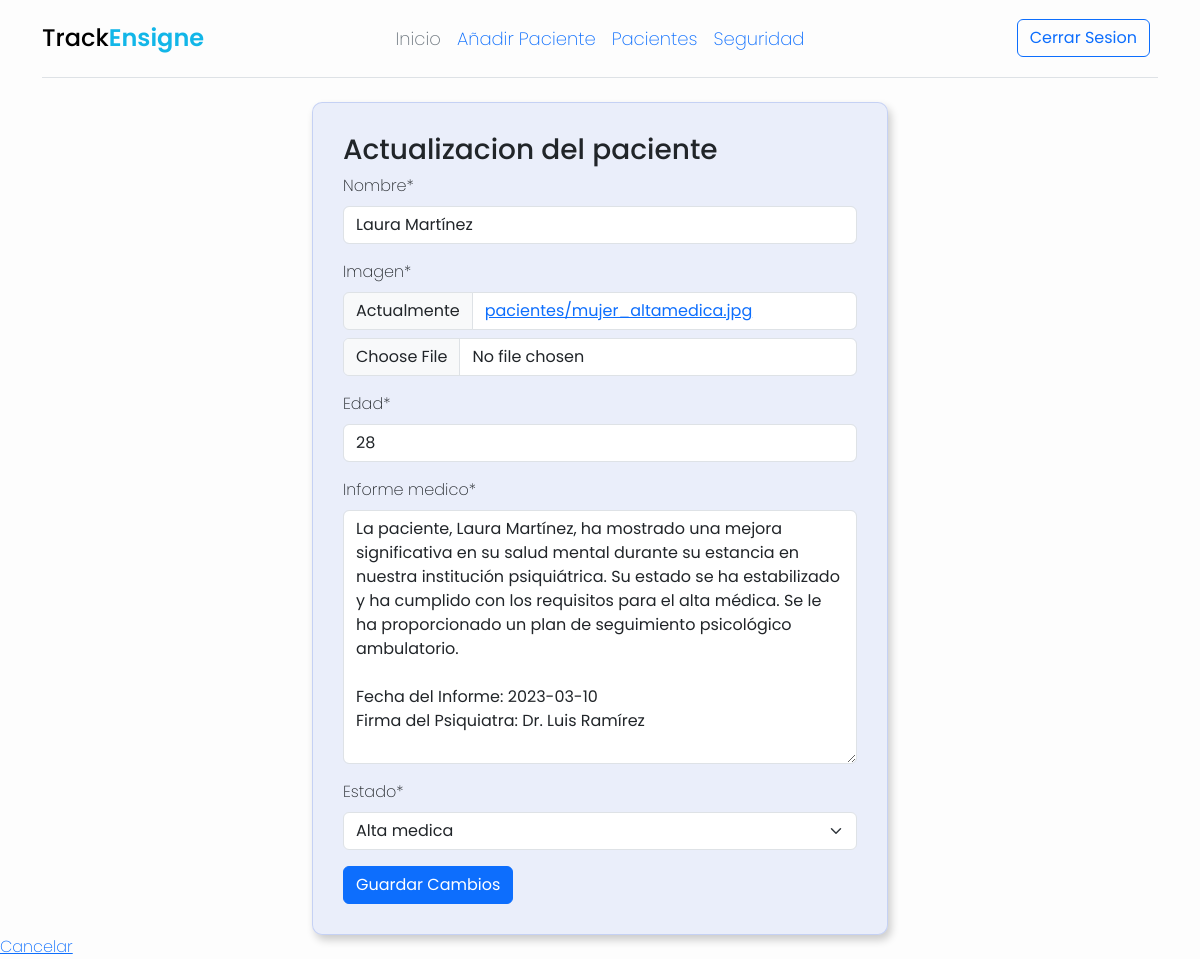
/app/actualizar_paciente/45 (signed in), run on the app's committed database.
### myapp/models.py (models this page shows, shortened)
class Paciente(models.Model):
    estado_choices = (('En observacion', 'En observacion'), ('Atencion especial','Atencion especial'),
                      ('Alta medica', 'Alta medica'))
    nombre = models.CharField(max_length=100)
    imagen = models.ImageField(upload_to='pacientes/')
    edad = models.PositiveIntegerField()
    informe_medico = models.TextField()
    estado = models.CharField(max_length=20,choices=estado_choices, default='Alta medica')

### myapp/views.py (the view)
# urls.py: path('actualizar_paciente/<int:pk>', views.patients_update, name='actualizar_paciente'),
@login_required
def patients_update(request, pk):
    paciente = get_object_or_404(Paciente, pk=pk)
    if request.method == 'POST':
        form = PacienteForm(request.POST,request.FILES, instance=paciente)  # Cambia "request.post" a "request.POST"
        if form.is_valid():
            form.save()
            return redirect('pacientes')
    else:
        form = PacienteForm(instance=paciente)
    return render(request, 'pages/actualizar_paciente.html', {'form': form})

### myapp/form.py
class PacienteForm(forms.ModelForm):
    class Meta:
        model = Paciente
        fields = ['nombre', 'imagen', 'edad', 'informe_medico', 'estado']

### templates/pages/actualizar_paciente.html (shortened to what this page needs)
{% extends 'plantilla/index.html' %}
{% load crispy_forms_tags %}
{% block content %}
<main class="container w-50 m-auto mt-4">
    <div style="background-color: rgba(65, 105, 225, 0.097);padding: 30px; border-radius: 10px; box-shadow: 3px 5px 8px rgba(0, 0, 0, .2); border: 1px solid  rgba(65, 105, 225, 0.211);">
    <h3>Actualizacion del paciente</h3>
    <form method="post" enctype="multipart/form-data">
        {{ form|crispy }}
        <button type="submit" class="btn btn-primary">Guardar Cambios</button>
    </form>
        </div>
        </main>
    <a href="{% url 'pacientes' %}">Cancelar</a>
{% endblock %}

### templates/plantilla/index.html (style rules this page uses)
body { font-family: 'Poppins', sans-serif; background-color: #fdfdfd; font-weight: 200; }

### data on the page
Paciente: nombre "Laura Martínez", edad "28", informe_medico "La paciente, Laura Martínez, ha mostrado una mejora significativa en su salud mental durante su estancia en nuestra institución psiquiátrica. Su estado se ha estabilizado y ha cumplido con los requisitos para el alta médica. Se le ha proporcionado un plan de seguimiento psicológico ambulatorio. Fecha del Informe: 2023-03-10 Firma del Psiquiatra: Dr. Luis Ramírez", estado "Alta medica"
